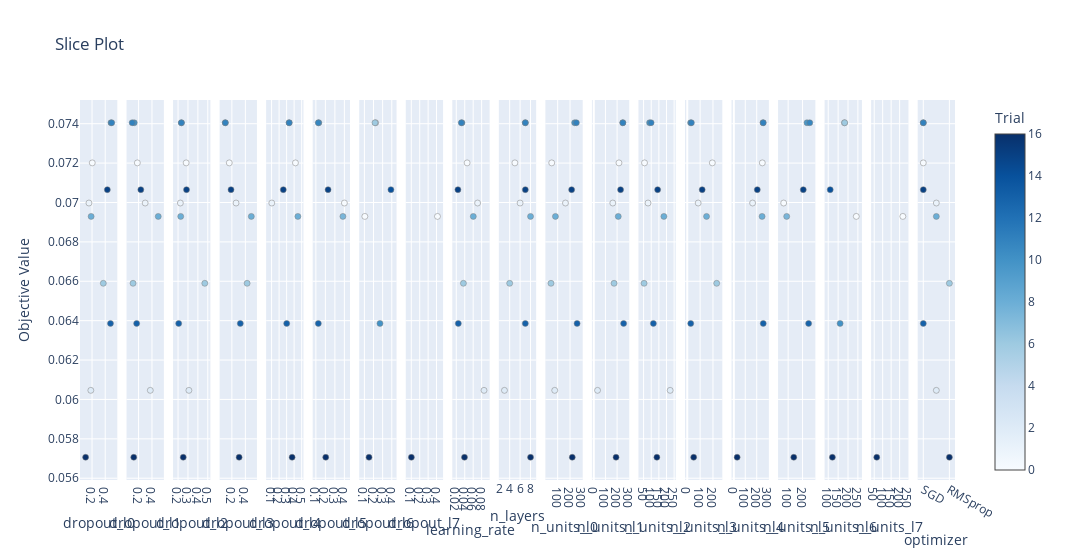

This figure's notebook cell:
### Code cell
optuna.visualization.plot_slice(study)

### Figure 1 — Plotly figure (JSON) as saved in the notebook; plotly's stock layout.template omitted (floating-point values rounded to 4 significant figures)
{"data": [{"marker": {"color": [0, 1, 2, 6, 8, 10, 11, 13, 15, 16], "colorbar": {"title": {"text": "Trial"}, "x": 1, "xpad": 40}, "colorscale": [[0, "rgb(247,251,255)"], [0.125, "rgb(222,235,247)"], [0.25, "rgb(198,219,239)"], [0.375, "rgb(158,202,225)"], [0.5, "rgb(107,174,214)"], [0.625, "rgb(66,146,198)"], [0.75, "rgb(33,113,181)"], [0.875, "rgb(8,81,156)"], [1, "rgb(8,48,107)"]], "line": {"color": "Grey", "width": 0.5}, "showscale": true}, "mode": "markers", "showlegend": false, "type": "scatter", "x": [0.2033, 0.1529, 0.1816, 0.3713, 0.1863, 0.4873, 0.4988, 0.48, 0.4323, 0.1024], "xaxis": "x", "y": [0.07201, 0.06997, 0.06046, 0.0659, 0.06929, 0.07405, 0.07405, 0.06386, 0.07065, 0.05707], "yaxis": "y"}, {"marker": {"color": [0, 1, 2, 6, 8, 10, 11, 13, 15, 16], "colorbar": {"title": {"text": "Trial"}, "x": 1, "xpad": 40}, "colorscale": [[0, "rgb(247,251,255)"], [0.125, "rgb(222,235,247)"], [0.25, "rgb(198,219,239)"], [0.375, "rgb(158,202,225)"], [0.5, "rgb(107,174,214)"], [0.625, "rgb(66,146,198)"], [0.75, "rgb(33,113,181)"], [0.875, "rgb(8,81,156)"], [1, "rgb(8,48,107)"]], "line": {"color": "Grey", "width": 0.5}, "showscale": false}, "mode": "markers", "showlegend": false, "type": "scatter", "x": [0.1818, 0.2985, 0.3751, 0.1173, 0.4937, 0.1354, 0.1041, 0.1712, 0.2335, 0.128], "xaxis": "x2", "y": [0.07201, 0.06997, 0.06046, 0.0659, 0.06929, 0.07405, 0.07405, 0.06386, 0.07065, 0.05707], "yaxis": "y2"}, {"marker": {"color": [0, 1, 2, 6, 8, 10, 11, 13, 15, 16], "colorbar": {"title": {"text": "Trial"}, "x": 1, "xpad": 40}, "colorscale": [[0, "rgb(247,251,255)"], [0.125, "rgb(222,235,247)"], [0.25, "rgb(198,219,239)"], [0.375, "rgb(158,202,225)"], [0.5, "rgb(107,174,214)"], [0.625, "rgb(66,146,198)"], [0.75, "rgb(33,113,181)"], [0.875, "rgb(8,81,156)"], [1, "rgb(8,48,107)"]], "line": {"color": "Grey", "width": 0.5}, "showscale": false}, "mode": "markers", "showlegend": false, "type": "scatter", "x": [0.2818, 0.2232, 0.3094, 0.4696, 0.2268, 0.2336, 0.2335, 0.2064, 0.2855, 0.2521], "xaxis": "x3", "y": [0.07201, 0.06997, 0.06046, 0.0659, 0.06929, 0.07405, 0.07405, 0.06386, 0.07065, 0.05707], "yaxis": "y3"}, {"marker": {"color": [0, 1, 6, 8, 10, 11, 13, 15, 16], "colorbar": {"title": {"text": "Trial"}, "x": 1, "xpad": 40}, "colorscale": [[0, "rgb(247,251,255)"], [0.125, "rgb(222,235,247)"], [0.25, "rgb(198,219,239)"], [0.375, "rgb(158,202,225)"], [0.5, "rgb(107,174,214)"], [0.625, "rgb(66,146,198)"], [0.75, "rgb(33,113,181)"], [0.875, "rgb(8,81,156)"], [1, "rgb(8,48,107)"]], "line": {"color": "Grey", "width": 0.5}, "showscale": false}, "mode": "markers", "showlegend": false, "type": "scatter", "x": [0.1618, 0.2622, 0.4261, 0.4884, 0.1015, 0.1033, 0.3251, 0.1873, 0.3074], "xaxis": "x4", "y": [0.07201, 0.06997, 0.0659, 0.06929, 0.07405, 0.07405, 0.06386, 0.07065, 0.05707], "yaxis": "y4"}, {"marker": {"color": [0, 1, 8, 10, 11, 13, 15, 16], "colorbar": {"title": {"text": "Trial"}, "x": 1, "xpad": 40}, "colorscale": [[0, "rgb(247,251,255)"], [0.125, "rgb(222,235,247)"], [0.25, "rgb(198,219,239)"], [0.375, "rgb(158,202,225)"], [0.5, "rgb(107,174,214)"], [0.625, "rgb(66,146,198)"], [0.75, "rgb(33,113,181)"], [0.875, "rgb(8,81,156)"], [1, "rgb(8,48,107)"]], "line": {"color": "Grey", "width": 0.5}, "showscale": false}, "mode": "markers", "showlegend": false, "type": "scatter", "x": [0.4173, 0.1025, 0.4495, 0.3328, 0.3345, 0.3011, 0.2559, 0.3731], "xaxis": "x5", "y": [0.07201, 0.06997, 0.06929, 0.07405, 0.07405, 0.06386, 0.07065, 0.05707], "yaxis": "y5"}, {"marker": {"color": [1, 8, 10, 11, 13, 15, 16], "colorbar": {"title": {"text": "Trial"}, "x": 1, "xpad": 40}, "colorscale": [[0, "rgb(247,251,255)"], [0.125, "rgb(222,235,247)"], [0.25, "rgb(198,219,239)"], [0.375, "rgb(158,202,225)"], [0.5, "rgb(107,174,214)"], [0.625, "rgb(66,146,198)"], [0.75, "rgb(33,113,181)"], [0.875, "rgb(8,81,156)"], [1, "rgb(8,48,107)"]], "line": {"color": "Grey", "width": 0.5}, "showscale": false}, "mode": "markers", "showlegend": false, "type": "scatter", "x": [0.4002, 0.3845, 0.131, 0.1257, 0.1259, 0.2282, 0.2039], "xaxis": "x6", "y": [0.06997, 0.06929, 0.07405, 0.07405, 0.06386, 0.07065, 0.05707], "yaxis": "y6"}, {"marker": {"color": [8, 10, 11, 13, 15, 16], "colorbar": {"title": {"text": "Trial"}, "x": 1, "xpad": 40}, "colorscale": [[0, "rgb(247,251,255)"], [0.125, "rgb(222,235,247)"], [0.25, "rgb(198,219,239)"], [0.375, "rgb(158,202,225)"], [0.5, "rgb(107,174,214)"], [0.625, "rgb(66,146,198)"], [0.75, "rgb(33,113,181)"], [0.875, "rgb(8,81,156)"], [1, "rgb(8,48,107)"]], "line": {"color": "Grey", "width": 0.5}, "showscale": false}, "mode": "markers", "showlegend": false, "type": "scatter", "x": [0.1048, 0.2236, 0.2161, 0.2706, 0.3907, 0.1505], "xaxis": "x7", "y": [0.06929, 0.07405, 0.07405, 0.06386, 0.07065, 0.05707], "yaxis": "y7"}, {"marker": {"color": [8, 16], "colorbar": {"title": {"text": "Trial"}, "x": 1, "xpad": 40}, "colorscale": [[0, "rgb(247,251,255)"], [0.125, "rgb(222,235,247)"], [0.25, "rgb(198,219,239)"], [0.375, "rgb(158,202,225)"], [0.5, "rgb(107,174,214)"], [0.625, "rgb(66,146,198)"], [0.75, "rgb(33,113,181)"], [0.875, "rgb(8,81,156)"], [1, "rgb(8,48,107)"]], "line": {"color": "Grey", "width": 0.5}, "showscale": false}, "mode": "markers", "showlegend": false, "type": "scatter", "x": [0.4112, 0.1009], "xaxis": "x8", "y": [0.06929, 0.05707], "yaxis": "y8"}, {"marker": {"color": [0, 1, 2, 6, 8, 10, 11, 13, 15, 16], "colorbar": {"title": {"text": "Trial"}, "x": 1, "xpad": 40}, "colorscale": [[0, "rgb(247,251,255)"], [0.125, "rgb(222,235,247)"], [0.25, "rgb(198,219,239)"], [0.375, "rgb(158,202,225)"], [0.5, "rgb(107,174,214)"], [0.625, "rgb(66,146,198)"], [0.75, "rgb(33,113,181)"], [0.875, "rgb(8,81,156)"], [1, "rgb(8,48,107)"]], "line": {"color": "Grey", "width": 0.5}, "showscale": false}, "mode": "markers", "showlegend": false, "type": "scatter", "x": [0.04565, 0.07046, 0.08561, 0.03686, 0.06023, 0.03337, 0.03193, 0.0248, 0.02386, 0.03936], "xaxis": "x9", "y": [0.07201, 0.06997, 0.06046, 0.0659, 0.06929, 0.07405, 0.07405, 0.06386, 0.07065, 0.05707], "yaxis": "y9"}, {"marker": {"color": [0, 1, 2, 6, 8, 10, 11, 13, 15, 16], "colorbar": {"title": {"text": "Trial"}, "x": 1, "xpad": 40}, "colorscale": [[0, "rgb(247,251,255)"], [0.125, "rgb(222,235,247)"], [0.25, "rgb(198,219,239)"], [0.375, "rgb(158,202,225)"], [0.5, "rgb(107,174,214)"], [0.625, "rgb(66,146,198)"], [0.75, "rgb(33,113,181)"], [0.875, "rgb(8,81,156)"], [1, "rgb(8,48,107)"]], "line": {"color": "Grey", "width": 0.5}, "showscale": false}, "mode": "markers", "showlegend": false, "type": "scatter", "x": [5, 6, 3, 4, 8, 7, 7, 7, 7, 8], "xaxis": "x10", "y": [0.07201, 0.06997, 0.06046, 0.0659, 0.06929, 0.07405, 0.07405, 0.06386, 0.07065, 0.05707], "yaxis": "y10"}, {"marker": {"color": [0, 1, 2, 6, 8, 10, 11, 13, 15, 16], "colorbar": {"title": {"text": "Trial"}, "x": 1, "xpad": 40}, "colorscale": [[0, "rgb(247,251,255)"], [0.125, "rgb(222,235,247)"], [0.25, "rgb(198,219,239)"], [0.375, "rgb(158,202,225)"], [0.5, "rgb(107,174,214)"], [0.625, "rgb(66,146,198)"], [0.75, "rgb(33,113,181)"], [0.875, "rgb(8,81,156)"], [1, "rgb(8,48,107)"]], "line": {"color": "Grey", "width": 0.5}, "showscale": false}, "mode": "markers", "showlegend": false, "type": "scatter", "x": [52, 163, 76, 46, 82, 237, 251, 257, 213, 218], "xaxis": "x11", "y": [0.07201, 0.06997, 0.06046, 0.0659, 0.06929, 0.07405, 0.07405, 0.06386, 0.07065, 0.05707], "yaxis": "y11"}, {"marker": {"color": [0, 1, 2, 6, 8, 10, 11, 13, 15, 16], "colorbar": {"title": {"text": "Trial"}, "x": 1, "xpad": 40}, "colorscale": [[0, "rgb(247,251,255)"], [0.125, "rgb(222,235,247)"], [0.25, "rgb(198,219,239)"], [0.375, "rgb(158,202,225)"], [0.5, "rgb(107,174,214)"], [0.625, "rgb(66,146,198)"], [0.75, "rgb(33,113,181)"], [0.875, "rgb(8,81,156)"], [1, "rgb(8,48,107)"]], "line": {"color": "Grey", "width": 0.5}, "showscale": false}, "mode": "markers", "showlegend": false, "type": "scatter", "x": [216, 163, 32, 174, 210, 249, 249, 256, 230, 191], "xaxis": "x12", "y": [0.07201, 0.06997, 0.06046, 0.0659, 0.06929, 0.07405, 0.07405, 0.06386, 0.07065, 0.05707], "yaxis": "y12"}, {"marker": {"color": [0, 1, 2, 6, 8, 10, 11, 13, 15, 16], "colorbar": {"title": {"text": "Trial"}, "x": 1, "xpad": 40}, "colorscale": [[0, "rgb(247,251,255)"], [0.125, "rgb(222,235,247)"], [0.25, "rgb(198,219,239)"], [0.375, "rgb(158,202,225)"], [0.5, "rgb(107,174,214)"], [0.625, "rgb(66,146,198)"], [0.75, "rgb(33,113,181)"], [0.875, "rgb(8,81,156)"], [1, "rgb(8,48,107)"]], "line": {"color": "Grey", "width": 0.5}, "showscale": false}, "mode": "markers", "showlegend": false, "type": "scatter", "x": [56, 79, 224, 53, 183, 89, 99, 114, 142, 137], "xaxis": "x13", "y": [0.07201, 0.06997, 0.06046, 0.0659, 0.06929, 0.07405, 0.07405, 0.06386, 0.07065, 0.05707], "yaxis": "y13"}, {"marker": {"color": [0, 1, 6, 8, 10, 11, 13, 15, 16], "colorbar": {"title": {"text": "Trial"}, "x": 1, "xpad": 40}, "colorscale": [[0, "rgb(247,251,255)"], [0.125, "rgb(222,235,247)"], [0.25, "rgb(198,219,239)"], [0.375, "rgb(158,202,225)"], [0.5, "rgb(107,174,214)"], [0.625, "rgb(66,146,198)"], [0.75, "rgb(33,113,181)"], [0.875, "rgb(8,81,156)"], [1, "rgb(8,48,107)"]], "line": {"color": "Grey", "width": 0.5}, "showscale": false}, "mode": "markers", "showlegend": false, "type": "scatter", "x": [195, 85, 229, 150, 26, 32, 27, 116, 50], "xaxis": "x14", "y": [0.07201, 0.06997, 0.0659, 0.06929, 0.07405, 0.07405, 0.06386, 0.07065, 0.05707], "yaxis": "y14"}, {"marker": {"color": [0, 1, 8, 10, 11, 13, 15, 16], "colorbar": {"title": {"text": "Trial"}, "x": 1, "xpad": 40}, "colorscale": [[0, "rgb(247,251,255)"], [0.125, "rgb(222,235,247)"], [0.25, "rgb(198,219,239)"], [0.375, "rgb(158,202,225)"], [0.5, "rgb(107,174,214)"], [0.625, "rgb(66,146,198)"], [0.75, "rgb(33,113,181)"], [0.875, "rgb(8,81,156)"], [1, "rgb(8,48,107)"]], "line": {"color": "Grey", "width": 0.5}, "showscale": false}, "mode": "markers", "showlegend": false, "type": "scatter", "x": [249, 164, 247, 255, 257, 257, 205, 29], "xaxis": "x15", "y": [0.07201, 0.06997, 0.06929, 0.07405, 0.07405, 0.06386, 0.07065, 0.05707], "yaxis": "y15"}, {"marker": {"color": [1, 8, 10, 11, 13, 15, 16], "colorbar": {"title": {"text": "Trial"}, "x": 1, "xpad": 40}, "colorscale": [[0, "rgb(247,251,255)"], [0.125, "rgb(222,235,247)"], [0.25, "rgb(198,219,239)"], [0.375, "rgb(158,202,225)"], [0.5, "rgb(107,174,214)"], [0.625, "rgb(66,146,198)"], [0.75, "rgb(33,113,181)"], [0.875, "rgb(8,81,156)"], [1, "rgb(8,48,107)"]], "line": {"color": "Grey", "width": 0.5}, "showscale": false}, "mode": "markers", "showlegend": false, "type": "scatter", "x": [69, 90, 231, 250, 242, 205, 139], "xaxis": "x16", "y": [0.06997, 0.06929, 0.07405, 0.07405, 0.06386, 0.07065, 0.05707], "yaxis": "y16"}, {"marker": {"color": [8, 10, 11, 13, 15, 16], "colorbar": {"title": {"text": "Trial"}, "x": 1, "xpad": 40}, "colorscale": [[0, "rgb(247,251,255)"], [0.125, "rgb(222,235,247)"], [0.25, "rgb(198,219,239)"], [0.375, "rgb(158,202,225)"], [0.5, "rgb(107,174,214)"], [0.625, "rgb(66,146,198)"], [0.75, "rgb(33,113,181)"], [0.875, "rgb(8,81,156)"], [1, "rgb(8,48,107)"]], "line": {"color": "Grey", "width": 0.5}, "showscale": false}, "mode": "markers", "showlegend": false, "type": "scatter", "x": [242, 182, 183, 160, 110, 121], "xaxis": "x17", "y": [0.06929, 0.07405, 0.07405, 0.06386, 0.07065, 0.05707], "yaxis": "y17"}, {"marker": {"color": [8, 16], "colorbar": {"title": {"text": "Trial"}, "x": 1, "xpad": 40}, "colorscale": [[0, "rgb(247,251,255)"], [0.125, "rgb(222,235,247)"], [0.25, "rgb(198,219,239)"], [0.375, "rgb(158,202,225)"], [0.5, "rgb(107,174,214)"], [0.625, "rgb(66,146,198)"], [0.75, "rgb(33,113,181)"], [0.875, "rgb(8,81,156)"], [1, "rgb(8,48,107)"]], "line": {"color": "Grey", "width": 0.5}, "showscale": false}, "mode": "markers", "showlegend": false, "type": "scatter", "x": [219, 65], "xaxis": "x18", "y": [0.06929, 0.05707], "yaxis": "y18"}, {"marker": {"color": [0, 1, 2, 6, 8, 10, 11, 13, 15, 16], "colorbar": {"title": {"text": "Trial"}, "x": 1, "xpad": 40}, "colorscale": [[0, "rgb(247,251,255)"], [0.125, "rgb(222,235,247)"], [0.25, "rgb(198,219,239)"], [0.375, "rgb(158,202,225)"], [0.5, "rgb(107,174,214)"], [0.625, "rgb(66,146,198)"], [0.75, "rgb(33,113,181)"], [0.875, "rgb(8,81,156)"], [1, "rgb(8,48,107)"]], "line": {"color": "Grey", "width": 0.5}, "showscale": false}, "mode": "markers", "showlegend": false, "type": "scatter", "x": ["SGD", "Adam", "Adam", "RMSprop", "Adam", "SGD", "SGD", "SGD", "SGD", "RMSprop"], "xaxis": "x19", "y": [0.07201, 0.06997, 0.06046, 0.0659, 0.06929, 0.07405, 0.07405, 0.06386, 0.07065, 0.05707], "yaxis": "y19"}], "layout": {"title": {"text": "Slice Plot"}, "width": 5700, "xaxis": {"anchor": "y", "domain": [0, 0.04266], "title": {"text": "dropout_l0"}}, "xaxis10": {"anchor": "y10", "domain": [0.4787, 0.5213], "title": {"text": "n_layers"}}, "xaxis11": {"anchor": "y11", "domain": [0.5319, 0.5745], "title": {"text": "n_units_l0"}}, "xaxis12": {"anchor": "y12", "domain": [0.585, 0.6277], "title": {"text": "n_units_l1"}}, "xaxis13": {"anchor": "y13", "domain": [0.6382, 0.6809], "title": {"text": "n_units_l2"}}, "xaxis14": {"anchor": "y14", "domain": [0.6914, 0.7341], "title": {"text": "n_units_l3"}}, "xaxis15": {"anchor": "y15", "domain": [0.7446, 0.7873], "title": {"text": "n_units_l4"}}, "xaxis16": {"anchor": "y16", "domain": [0.7978, 0.8404], "title": {"text": "n_units_l5"}}, "xaxis17": {"anchor": "y17", "domain": [0.851, 0.8936], "title": {"text": "n_units_l6"}}, "xaxis18": {"anchor": "y18", "domain": [0.9042, 0.9468], "title": {"text": "n_units_l7"}}, "xaxis19": {"anchor": "y19", "domain": [0.9573, 1], "title": {"text": "optimizer"}}, "xaxis2": {"anchor": "y2", "domain": [0.05319, 0.09584], "title": {"text": "dropout_l1"}}, "xaxis3": {"anchor": "y3", "domain": [0.1064, 0.149], "title": {"text": "dropout_l2"}}, "xaxis4": {"anchor": "y4", "domain": [0.1596, 0.2022], "title": {"text": "dropout_l3"}}, "xaxis5": {"anchor": "y5", "domain": [0.2127, 0.2554], "title": {"text": "dropout_l4"}}, "xaxis6": {"anchor": "y6", "domain": [0.2659, 0.3086], "title": {"text": "dropout_l5"}}, "xaxis7": {"anchor": "y7", "domain": [0.3191, 0.3618], "title": {"text": "dropout_l6"}}, "xaxis8": {"anchor": "y8", "domain": [0.3723, 0.415], "title": {"text": "dropout_l7"}}, "xaxis9": {"anchor": "y9", "domain": [0.4255, 0.4681], "title": {"text": "learning_rate"}}, "yaxis": {"anchor": "x", "domain": [0, 1], "title": {"text": "Objective Value"}}, "yaxis10": {"anchor": "x10", "domain": [0, 1], "matches": "y", "showticklabels": false}, "yaxis11": {"anchor": "x11", "domain": [0, 1], "matches": "y", "showticklabels": false}, "yaxis12": {"anchor": "x12", "domain": [0, 1], "matches": "y", "showticklabels": false}, "yaxis13": {"anchor": "x13", "domain": [0, 1], "matches": "y", "showticklabels": false}, "yaxis14": {"anchor": "x14", "domain": [0, 1], "matches": "y", "showticklabels": false}, "yaxis15": {"anchor": "x15", "domain": [0, 1], "matches": "y", "showticklabels": false}, "yaxis16": {"anchor": "x16", "domain": [0, 1], "matches": "y", "showticklabels": false}, "yaxis17": {"anchor": "x17", "domain": [0, 1], "matches": "y", "showticklabels": false}, "yaxis18": {"anchor": "x18", "domain": [0, 1], "matches": "y", "showticklabels": false}, "yaxis19": {"anchor": "x19", "domain": [0, 1], "matches": "y", "showticklabels": false}, "yaxis2": {"anchor": "x2", "domain": [0, 1], "matches": "y", "showticklabels": false}, "yaxis3": {"anchor": "x3", "domain": [0, 1], "matches": "y", "showticklabels": false}, "yaxis4": {"anchor": "x4", "domain": [0, 1], "matches": "y", "showticklabels": false}, "yaxis5": {"anchor": "x5", "domain": [0, 1], "matches": "y", "showticklabels": false}, "yaxis6": {"anchor": "x6", "domain": [0, 1], "matches": "y", "showticklabels": false}, "yaxis7": {"anchor": "x7", "domain": [0, 1], "matches": "y", "showticklabels": false}, "yaxis8": {"anchor": "x8", "domain": [0, 1], "matches": "y", "showticklabels": false}, "yaxis9": {"anchor": "x9", "domain": [0, 1], "matches": "y", "showticklabels": false}}}
